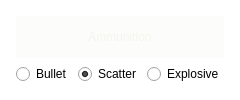
               <widget class="QGroupBox" name="groupBox_5">
                <property name="styleSheet">
                 <string notr="true">/* GROUP_BOX*/
QGroupBox
{
	border: 5px  solid rgba(100, 100, 85, 0);
	background: rgba(240, 240, 230, 0);
}</string>
                </property>
                <property name="title">
                 <string/>
                </property>
                <layout class="QVBoxLayout" name="verticalLayout_29">
                 <item>
                  <widget class="QLabel" name="label_weapons_7">
                   <property name="styleSheet">
                    <string notr="true">color: rgba(240, 240, 230, 150);
background-color: rgba(240, 240, 230, 50);</string>
                   </property>
                   <property name="text">
                    <string>Ammunition</string>
                   </property>
                   <property name="alignment">
                    <set>Qt::AlignCenter</set>
                   </property>
                  </widget>
                 </item>
                 <item>
                  <layout class="QHBoxLayout" name="horizontalLayout_28">
                   <item>
                    <widget class="QRadioButton" name="radioButton_Ammo_Bullet">
                     <property name="text">
                      <string>Bullet</string>
                     </property>
                     <property name="icon">
                      <iconset resource="xkill.qrc">
                       <normaloff>:/xkill/images/icons/weapons/a_bullet.png</normaloff>:/xkill/images/icons/weapons/a_bullet.png</iconset>
                     </property>
                     <property name="checked">
                      <bool>false</bool>
                     </property>
                    </widget>
                   </item>
                   <item>
                    <widget class="QRadioButton" name="radioButton_Ammo_Scatter">
                     <property name="text">
                      <string>Scatter</string>
                     </property>
                     <property name="icon">
                      <iconset resource="xkill.qrc">
                       <normaloff>:/xkill/images/icons/weapons/a_scatter.png</normaloff>:/xkill/images/icons/weapons/a_scatter.png</iconset>
                     </property>
                     <property name="checked">
                      <bool>true</bool>
                     </property>
                    </widget>
                   </item>
                   <item>
                    <widget class="QRadioButton" name="radioButton_Ammo_Explosive">
                     <property name="text">
                      <string>Explosive</string>
                     </property>
                     <property name="icon">
                      <iconset resource="xkill.qrc">
                       <normaloff>:/xkill/images/icons/weapons/a_explosive.png</normaloff>:/xkill/images/icons/weapons/a_explosive.png</iconset>
                     </property>
                    </widget>
                   </item>
                  </layout>
                 </item>
                </layout>
               </widget>
